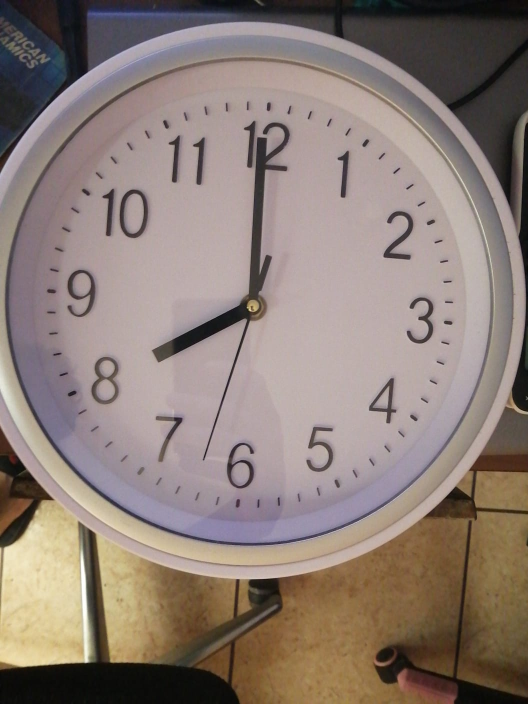
#> input picture sample_img.jpg, 1056 x 1408 px (shown at 1/2 size)
$ python clock_reader.py
#> lines starting #> are read from the running program, lines starting #| are printed output that depends on the picture; after the words box and inside, x2 and y2 are one past the last pixel; in counts of white or black regions, pixels touching at a corner belong together
import cv2
import numpy as np
from matplotlib import pyplot as plt
from numpy.core.numeric import array_equal
from skimage import io,color
# from skimage.filters import roberts, sobel, sobel_h, sobel_v, scharr, \
#     scharr_h, scharr_v, prewitt, prewitt_v, prewitt_h, farid_v, farid_h, \
#     threshold_otsu
from skimage.transform import resize
import copy
import time


start_time = time.time()
img = cv2.imread('./sample_img.jpg',)
#> img is the input picture: shape (1408, 1056, 3); mean B, G, R 118.7, 125.9, 140.5

scale_percent = 60 # percent of original size
width = int(img.shape[1] * scale_percent / 100)
#> width = 633
height = int(img.shape[0] * scale_percent / 100)
#> height = 844
dim = (width, height)
#> dim = (633, 844)

# resize image
resized = cv2.resize(img, dim, interpolation = cv2.INTER_AREA)

gray = cv2.cvtColor(resized, cv2.COLOR_BGR2GRAY)
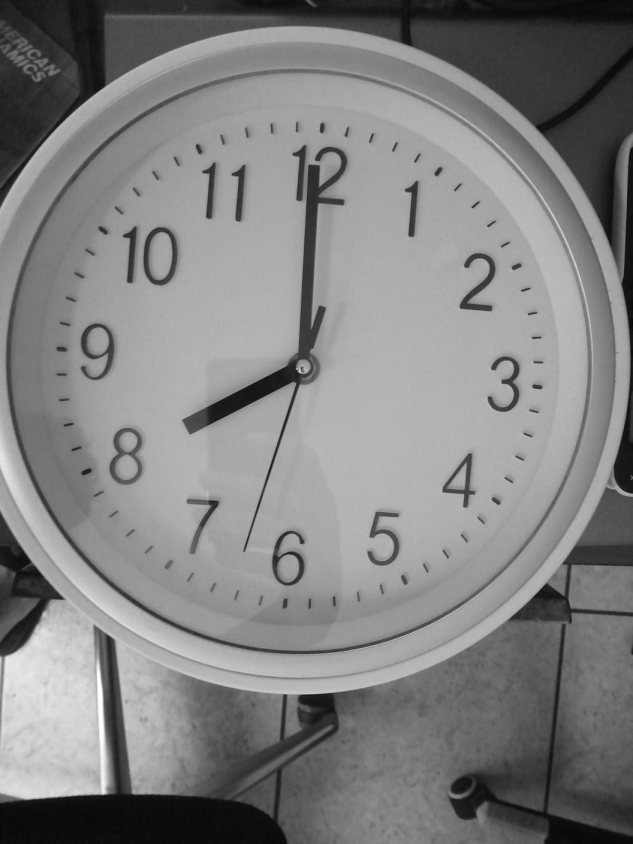
#> gray: shape (844, 633); min 6, max 255, mean 129.5

circle_detection = copy.deepcopy(resized)

(w, h) = gray.shape
#> w = 844; h = 633


mask = np.zeros((w,h), np.uint8)
cimg=cv2.cvtColor(gray, cv2.COLOR_GRAY2BGR)

circles = cv2.HoughCircles(gray, cv2.HOUGH_GRADIENT, 1.2, 100)
#> circles = [[300.6, 360.6, 290], [360.6, 274.2, 185.4], [226.2, 287.4, 217.7]]

# ensure at least some circles were found
if circles is not None:
	# convert the (x, y) coordinates and radius of the circles to integers
	circles = np.round(circles[0, :]).astype("int")
#> circles = [[301, 361, 290], [361, 274, 185], [226, 287, 218]]
	# loop over the (x, y) coordinates and radius of the circles
	for (x, y, r) in circles:
		# draw the circle in the output image, then draw a rectangle
		# corresponding to the center of the circle
		cv2.circle(circle_detection, (x, y), r, (0, 255, 0), 4)
		cv2.rectangle(circle_detection, (x - 5, y - 5), (x + 5, y + 5), (0, 128, 255), -1)
#> this loop made 3 passes
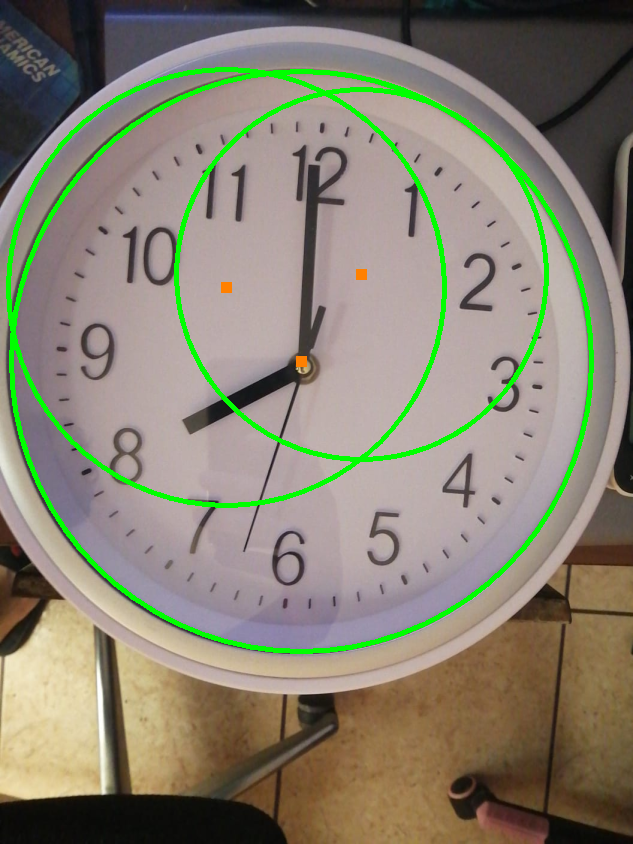
#> circle_detection: shape (844, 633, 3); mean B, G, R 113.3, 130.6, 134.9
# show the output image
# cv2.imshow("output", circle_detection)
# cv2.waitKey(0)

(x, y, r) = circles[0]
#> x = 301; y = 361; r = 290

# given x,y are circle center and r is radius
rectX = (x - r)
#> rectX = 11
rectY = (y - r)
#> rectY = 71
crop_img = resized[rectY:(rectY+2*r), rectX:(rectX+2*r)]
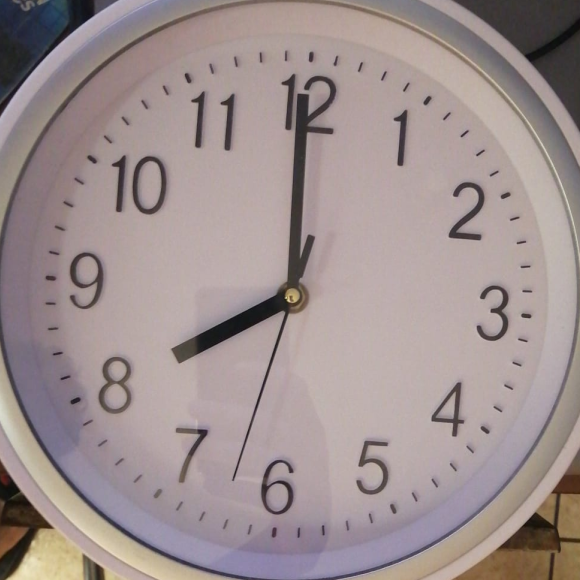
#> crop_img: shape (580, 580, 3); mean B, G, R 143.4, 143.8, 157.8
(w,h,k) = crop_img.shape
#> w = 580; h = 580; k = 3

# cv2.imshow("output", crop_img)
# cv2.waitKey(0)

flags = cv2.INTER_CUBIC + cv2.WARP_POLAR_LINEAR
#> flags = 2
rotate_frame = cv2.rotate(crop_img, cv2.ROTATE_90_CLOCKWISE)
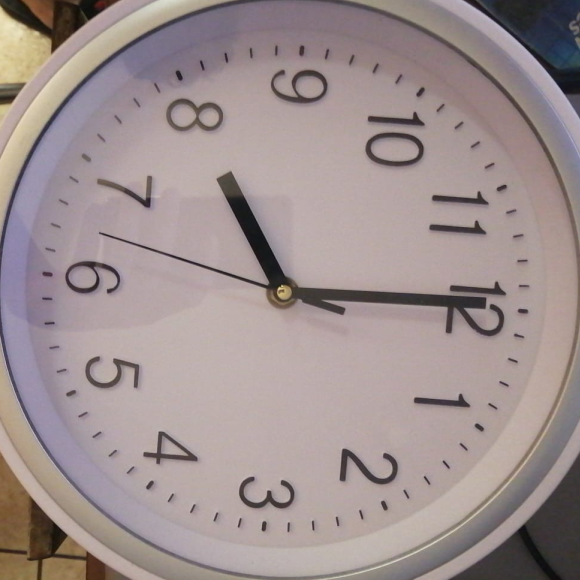
#> rotate_frame: shape (580, 580, 3); mean B, G, R 143.4, 143.8, 157.8
dst = cv2.warpPolar(rotate_frame, (w, 2*h), (int(w/2),int(h/2)), r, flags)
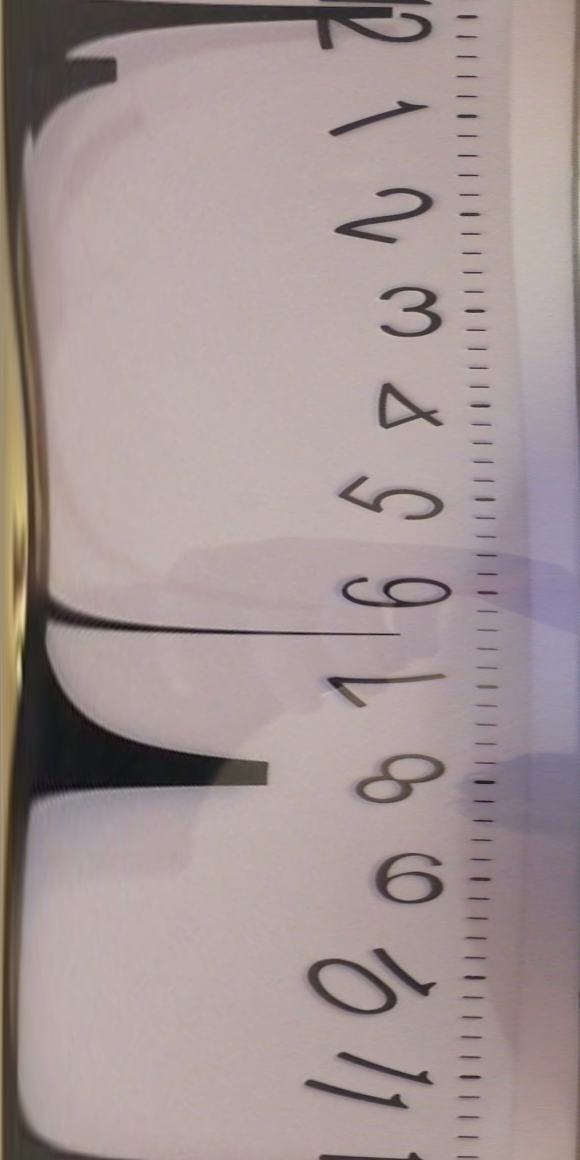
#> dst: shape (1160, 580, 3); mean B, G, R 148.2, 148.9, 163.5

# io.imshow(dst)
# cv2.waitKey(0)

kernel = np.ones((1,80), np.uint8)

img_dilation = cv2.dilate(dst, kernel, iterations=1)

# io.imshow(img_dilation)
# io.show()

grayImage = cv2.cvtColor(img_dilation, cv2.COLOR_BGR2GRAY)
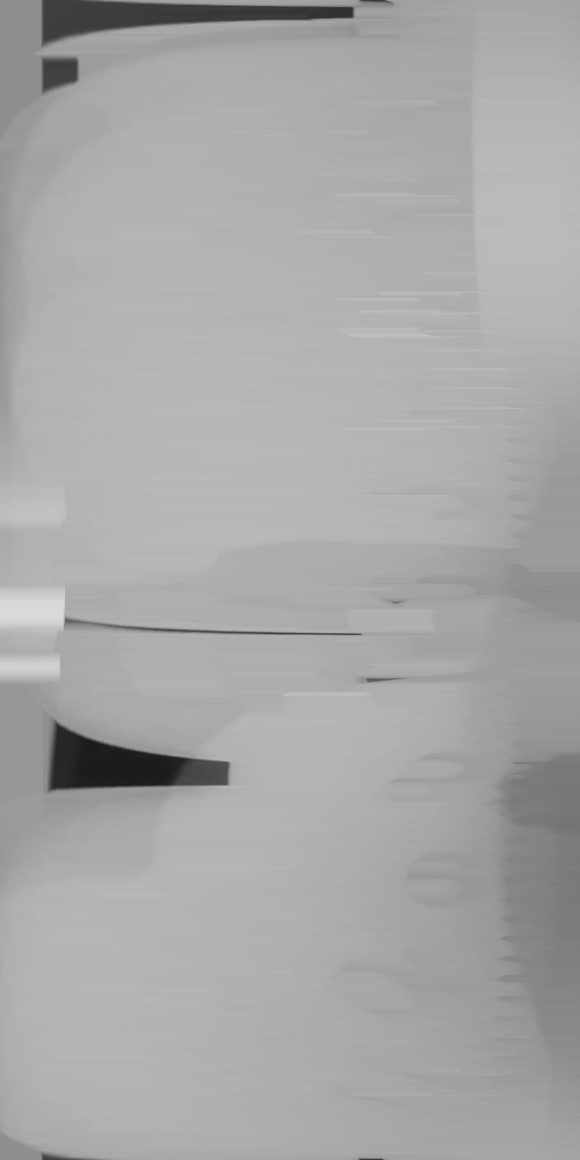
#> grayImage: shape (1160, 580); min 25, max 218, mean 168.1

(thresh, blackAndWhiteImage) = cv2.threshold(grayImage, 100, 255, cv2.THRESH_BINARY_INV)
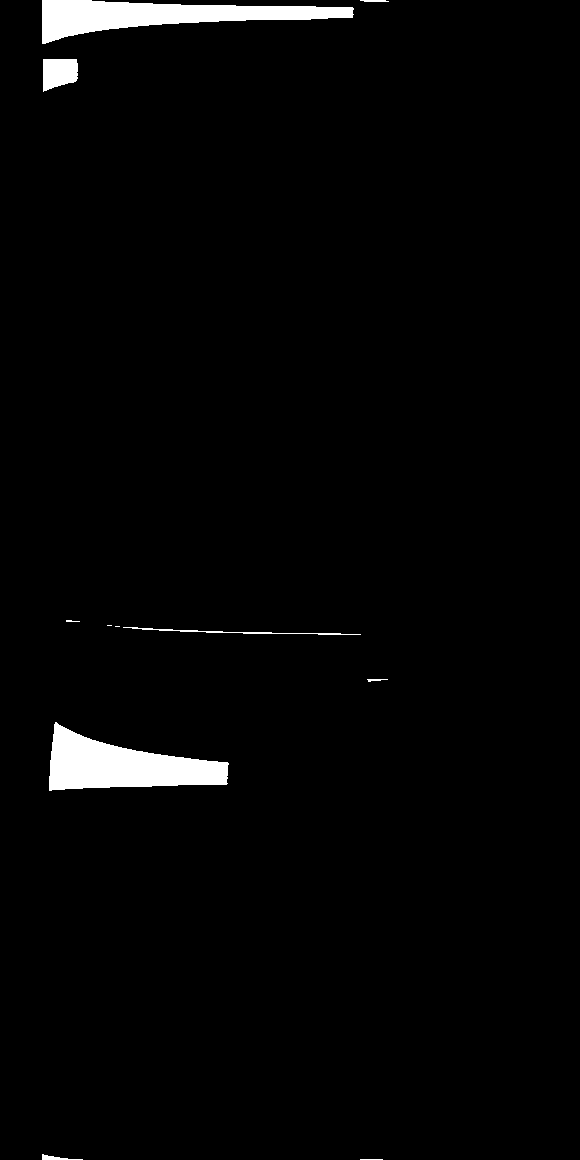
#> blackAndWhiteImage: shape (1160, 580); 2.2% white; 11 white regions (2 under 20 px)

# io.imshow(blackAndWhiteImage)
# io.show()

contours, hierarchy=cv2.findContours(image=blackAndWhiteImage.copy(),mode=cv2.RETR_TREE,method=cv2.CHAIN_APPROX_NONE)
#> contours = 11 contours, 5 with area under 20; largest, box (x1, y1, x2, y2) and area: (49, 722, 229, 791) 6644, (42, 0, 354, 44) 6176, (43, 59, 78, 92) 876, (123, 627, 361, 635) 118, (42, 1154, 83, 1160) 62, (360, 0, 389, 2) 22

thresh_area = 100
thresh_length = 100

hands_square = []
hands_length = []

for c in contours:
    x,y,w,h=cv2.boundingRect(c)
    # print(f'x{x} y{y} w{w} h{h}')

    area = cv2.contourArea(c)
    # print(f'AREA {area}')
    if area > thresh_area and (w+h) > thresh_length:
        hands_square.append([x,y,w,h])
        hands_length.append(w)
#> this loop made 11 passes
#> (x, y, w, h, area) on passes 2, 3, 5, 9, 10, 11: (42, 1154, 41, 6, 61.5), (49, 722, 180, 69, 6644.5), (123, 627, 238, 8, 118), (43, 59, 35, 33, 876.5), (360, 0, 29, 2, 22), (42, 0, 312, 44, 6175.5)
#> after the loop, hands_length = [180, 238, 312]; hands_square = [[49, 722, 180, 69], [123, 627, 238, 8], [42, 0, 312, 44]]

ordered = [x for _, x in sorted(zip(hands_length, hands_square))]
#> ordered has the same summary as hands_square

hands_square = ordered
# print(hands_square)

#map seconds

height = blackAndWhiteImage.shape[0]
#> height = 1160

[x,y,w,h] = hands_square[1]
#> x = 123; y = 627; w = 238; h = 8
y_seg = y+(h/2)
#> y_seg = 631

seconds = int(np.floor(60*(y_seg/height)))
#> seconds = 32

# print(f'height {height} and secs {y_seg} seconds {seconds}')

#map hours

# height = blackAndWhiteImage.shape[0]

[x,y,w,h] = hands_square[0]
#> x = 49; y = 722; w = 180; h = 69
y_hour = y+(h/2)
#> y_hour = 756.5

# y_hour = hands_square[0][1]

hour = int(np.floor(12*(y_hour/height)))
#> hour = 7

# print(f'height {height} Y SEG {y_hour} hours {hour}')

#mapear minuto

# height = blackAndWhiteImage.shape[0]

[x,y,w,h] = hands_square[2]
#> x = 42; y = 0; w = 312; h = 44
y_min = y+(h/2)
#> y_min = 22

# y_min = hands_square[2][1]

minutes = int(np.floor(60*(y_min/height)))
#> minutes = 1

# print(f'height {height} Y MIN {y_min} minutes {minutes}')

print(f'{hour}:{minutes}:{seconds}')
#| 7:1:32

#just benchmarking processing time
print("--- %s seconds ---" % (time.time() - start_time))
